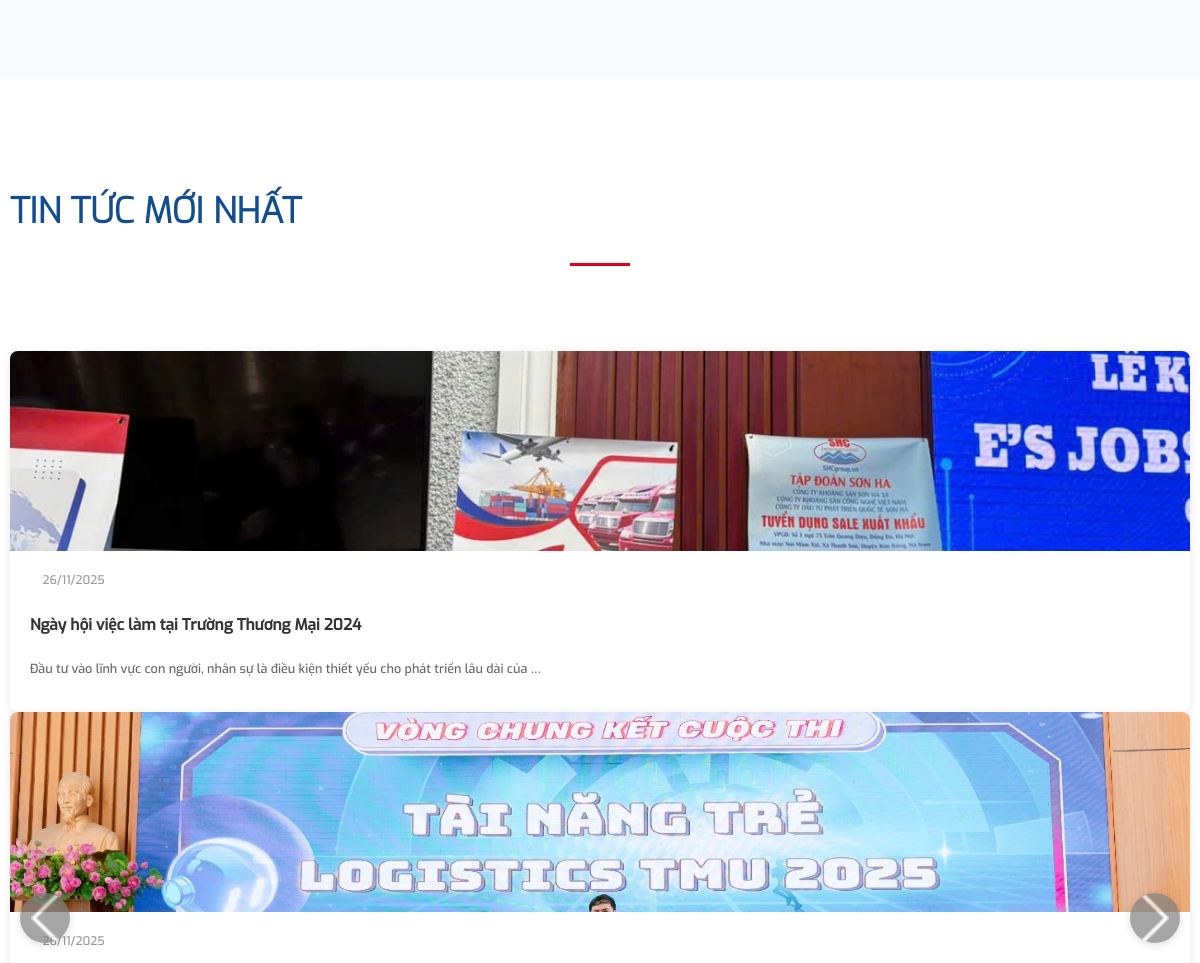
Before: / (middle part) with the older database file.
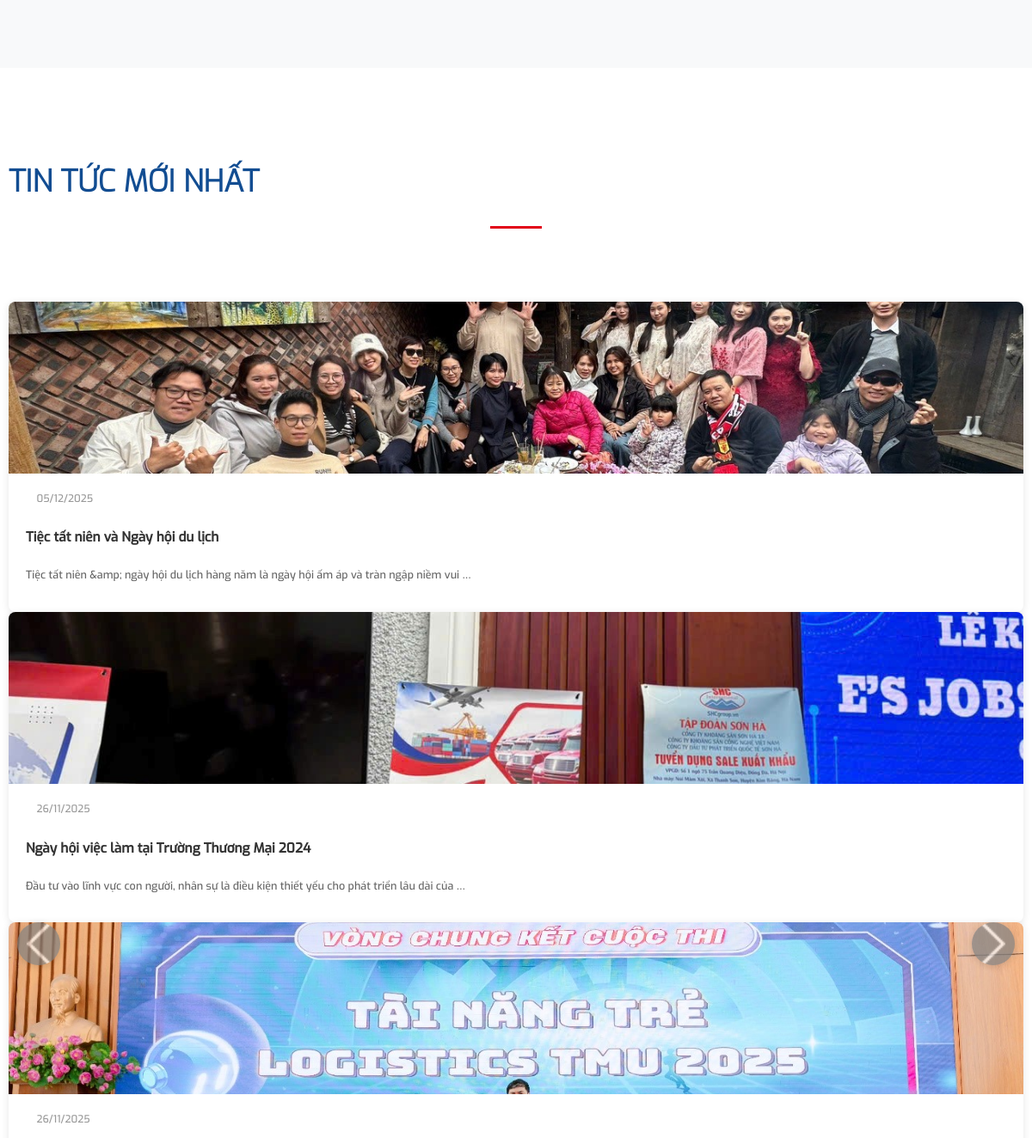
After: the same page with the newer database file.
### main/models.py (models this page shows, shortened)
class Post(models.Model):
    title = models.CharField(max_length=200, verbose_name="Tiêu đề")
    slug = models.SlugField(max_length=200, unique=True, verbose_name="Đường dẫn")
    content = models.TextField(verbose_name="Nội dung")
    featured_image = models.ImageField(upload_to='posts/', blank=True, null=True, verbose_name="Ảnh bìa")
    created_at = models.DateTimeField(default=timezone.now, verbose_name="Ngày đăng")
    is_published = models.BooleanField(default=True, verbose_name="Đã xuất bản")
    is_featured = models.BooleanField(default=False, verbose_name="Tin nổi bật")
    class Meta:
        ordering = ['-created_at']
        verbose_name = "Tin công ty"
        verbose_name_plural = "Tin công ty"

### main/views.py (the view)
# urls.py: 2. Add a URL to urlpatterns:  path('', views.home, name='home')
def home(request):
    latest_news = Post.objects.filter(is_published=True).order_by('-created_at')[:6]
    context = {
        'latest_news': latest_news,
    }
    return render(request, 'home.html', context)

### templates/home.html (shortened to what this page needs)
{% extends 'base.html' %} {% load static %}  {% block content %}
<div class="section-services" style="padding: 80px 0; background: #f8f9fa">
</div>
<div class="section-news" style="padding: 80px 0">
  <div class="grid">
    <div class="section-header text-center" style="margin-bottom: 50px">
      <h2
        style="
          color: #124d92;
          font-size: 2.5rem;
          font-weight: 600;
          font-family: exo-l;
        ">
        TIN TỨC MỚI NHẤT
      </h2>
      <div
        style="
          width: 60px;
          height: 3px;
          background: #e20318;
          margin: 15px auto;
        "></div>
    </div>
    <div class="news-wrapper" style="position: relative">
      <div
        class="swiper-container"
        id="news-swiper"
        style="padding-bottom: 50px">
        <div class="swiper-wrapper">
          {% if latest_news %} {% for post in latest_news %}
          <div class="swiper-slide">
            <article
              class="news-card"
              style="
                background: white;
                border-radius: 8px;
                overflow: hidden;
                box-shadow: 0 2px 10px rgba(0, 0, 0, 0.1);
                transition: transform 0.3s ease;
                height: 100%;
              ">
              <div class="img-wrapper" style="height: 200px; overflow: hidden">
                {% if post.featured_image %}
                <img
                  src="{{ post.featured_image.url }}"
                  alt="{{ post.title }}"
                  style="
                    width: 100%;
                    height: 100%;
                    object-fit: cover;
                    transition: transform 0.3s;
                  " />
                {% endif %}
              </div>
              <div class="content" style="padding: 20px">
                <div
                  class="date"
                  style="color: #999; font-size: 0.85rem; margin-bottom: 10px">
                  <i class="far fa-calendar-alt"></i> {{ post.created_at|date:"d/m/Y" }}
                </div>
                <h3
                  style="
                    font-size: 1.1rem;
                    margin-bottom: 10px;
                    line-height: 1.4;
                  ">
                  <a
                    href="{% url 'post_detail' post.slug %}"
                    style="
                      color: #333;
                      text-decoration: none;
                      font-weight: 600;
                      transition: color 0.2s;
                    "
                    >{{ post.title }}</a
                  >
                </h3>
                <p
                  style="
                    color: #666;
                    font-size: 0.9rem;
                    line-height: 1.6;
                    display: -webkit-box;
                    -webkit-line-clamp: 3;
                    -webkit-box-orient: vertical;
                    overflow: hidden;
                  ">
                  {{ post.excerpt|default:post.content|striptags|truncatewords:20 }}
                </p>
              </div>
            </article>
          </div>
          {% endfor %} {% else %}
          <div class="swiper-slide">
            <p class="text-center" style="color: #666; padding: 40px">
              Đang cập nhật tin tức...
            </p>
          </div>
          {% endif %}
        </div>
      </div>
      <div class="swiper-button-prev news-prev"></div>
      <div class="swiper-button-next news-next"></div>
    </div>
  </div>
</div>
{% endblock %}

### templates/base.html (shortened to what this page needs)
{% load static %}
<!DOCTYPE html>
<html lang="vi">
  <head>
    <link rel="stylesheet" href="{% static 'css/font.css' %}" />
    <link rel="stylesheet" href="{% static 'css/style.css' %}" />
    <link rel="stylesheet" href="{% static 'css/grid.css' %}" />
    <link
      rel="stylesheet"
      href="{% static 'css/fontawesome-pro-5.15.2/css/all.min.css' %}" />
    <link
      rel="stylesheet"
      type="text/css"
      href="https://cdnjs.cloudflare.com/ajax/libs/Swiper/4.5.1/css/swiper.css" />
    <link
      rel="stylesheet"
      href="https://cdnjs.cloudflare.com/ajax/libs/jqueryui/1.13.2/themes/base/jquery-ui.min.css" />
    <link
      rel="stylesheet"
      href="https://cdnjs.cloudflare.com/ajax/libs/fancybox/3.5.7/jquery.fancybox.css" />
    <link
      rel="stylesheet"
      href="https://cdnjs.cloudflare.com/ajax/libs/jQuery.mmenu/4.7.5/css/jquery.mmenu.all.min.css"
 />
    <link rel="stylesheet" href="{% static 'css/hover.css' %}" />
    <link rel="stylesheet" href="{% static 'css/widget-call.css' %}" />
  </head>
  <body>
    <main>{% block content %} {% endblock %}</main>
  </body>
</html>

### templates/includes/navbar.html (shortened to what this page needs)
{% load static %}

### templates/includes/footer.html (shortened to what this page needs)
{% load static %}

### static/css/style.css (style rules this page uses)
html, body { overflow-x: hidden; overflow-y: auto; width: 100%; font-family: exo; font-size: 14px; padding: 0px; margin: 0px; color: #222; line-height: 1.6; font-weight: normal; }
h1, h2, h3, h4, h5, h6 { line-height: normal; font-weight: normal; }
img { border: none; max-width: 100%; }
::placeholder { color: #afafaf; opacity: 1; }
.news-wrapper { padding: 35px 0; }

### static/css/grid.css (style rules this page uses)
*, *:after, *:before { -webkit-box-sizing: border-box; -moz-box-sizing: border-box; box-sizing: border-box; }
body { overflow: hidden; width: 100%; margin: 0px; }
.grid { width: 100%; max-width: 1110px; margin: 0 auto; }
.grid:after { content: ""; display: table; clear: both; }
@media handheld,
only screen and (max-width: 1200px) { .grid { max-width: 100%; min-width: 0; margin-left: 0px; margin-right: 0px; padding-left: 10px; padding-right: 10px; margin: 0 auto; } }

Changed rows visible on the page:
added Post: featured_image (picture), created_at "05/12/2025", title "Tiệc tất niên và Ngày hội du lịch", excerpt "Tiệc tất niên &amp; ngày hội du lịch hàng năm là ngày hội ấm áp và tràn ngập niềm vui …"
